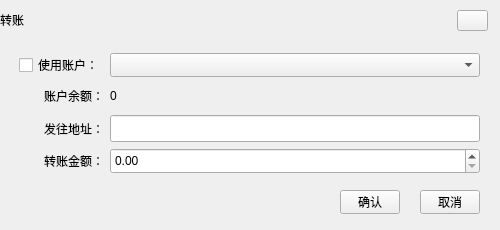
<?xml version="1.0" encoding="UTF-8"?>
<ui version="4.0">
 <class>TransferWidgetUB</class>
 <widget class="QDialog" name="TransferWidgetUB">
  <property name="geometry">
   <rect>
    <x>0</x>
    <y>0</y>
    <width>500</width>
    <height>230</height>
   </rect>
  </property>
  <property name="windowTitle">
   <string>Dialog</string>
  </property>
  <widget class="QLabel" name="title_Label">
   <property name="geometry">
    <rect>
     <x>0</x>
     <y>0</y>
     <width>500</width>
     <height>40</height>
    </rect>
   </property>
   <property name="text">
    <string>转账</string>
   </property>
  </widget>
  <widget class="QToolButton" name="closeBtn">
   <property name="geometry">
    <rect>
     <x>457</x>
     <y>10</y>
     <width>31</width>
     <height>21</height>
    </rect>
   </property>
   <property name="cursor">
    <cursorShape>PointingHandCursor</cursorShape>
   </property>
   <property name="text">
    <string/>
   </property>
  </widget>
  <widget class="QToolButton" name="okBtn">
   <property name="geometry">
    <rect>
     <x>340</x>
     <y>190</y>
     <width>60</width>
     <height>24</height>
    </rect>
   </property>
   <property name="cursor">
    <cursorShape>PointingHandCursor</cursorShape>
   </property>
   <property name="text">
    <string>确认</string>
   </property>
  </widget>
  <widget class="QToolButton" name="cancelBtn">
   <property name="geometry">
    <rect>
     <x>420</x>
     <y>190</y>
     <width>60</width>
     <height>24</height>
    </rect>
   </property>
   <property name="cursor">
    <cursorShape>PointingHandCursor</cursorShape>
   </property>
   <property name="text">
    <string>取消</string>
   </property>
  </widget>
  <widget class="QWidget" name="layoutWidget">
   <property name="geometry">
    <rect>
     <x>19</x>
     <y>53</y>
     <width>461</width>
     <height>121</height>
    </rect>
   </property>
   <layout class="QGridLayout" name="gridLayout">
    <item row="0" column="0">
     <widget class="QCheckBox" name="checkBox">
      <property name="text">
       <string>使用账户：</string>
      </property>
     </widget>
    </item>
    <item row="0" column="1">
     <widget class="QComboBox" name="comboBox">
      <property name="sizePolicy">
       <sizepolicy hsizetype="Preferred" vsizetype="Preferred">
        <horstretch>0</horstretch>
        <verstretch>0</verstretch>
       </sizepolicy>
      </property>
     </widget>
    </item>
    <item row="1" column="0">
     <widget class="QLabel" name="label_3">
      <property name="text">
       <string>账户余额：</string>
      </property>
      <property name="alignment">
       <set>Qt::AlignRight|Qt::AlignTrailing|Qt::AlignVCenter</set>
      </property>
     </widget>
    </item>
    <item row="1" column="1">
     <widget class="QLabel" name="label_balance">
      <property name="text">
       <string>0</string>
      </property>
     </widget>
    </item>
    <item row="2" column="0">
     <widget class="QLabel" name="label_4">
      <property name="text">
       <string>发往地址：</string>
      </property>
      <property name="alignment">
       <set>Qt::AlignRight|Qt::AlignTrailing|Qt::AlignVCenter</set>
      </property>
     </widget>
    </item>
    <item row="2" column="1">
     <widget class="QLineEdit" name="lineEdit">
      <property name="sizePolicy">
       <sizepolicy hsizetype="Expanding" vsizetype="Preferred">
        <horstretch>0</horstretch>
        <verstretch>0</verstretch>
       </sizepolicy>
      </property>
     </widget>
    </item>
    <item row="3" column="0">
     <widget class="QLabel" name="label_5">
      <property name="text">
       <string>转账金额：</string>
      </property>
      <property name="alignment">
       <set>Qt::AlignRight|Qt::AlignTrailing|Qt::AlignVCenter</set>
      </property>
     </widget>
    </item>
    <item row="3" column="1">
     <widget class="QDoubleSpinBox" name="doubleSpinBox">
      <property name="sizePolicy">
       <sizepolicy hsizetype="Minimum" vsizetype="Preferred">
        <horstretch>0</horstretch>
        <verstretch>0</verstretch>
       </sizepolicy>
      </property>
     </widget>
    </item>
   </layout>
  </widget>
 </widget>
 <resources/>
 <connections/>
</ui>
